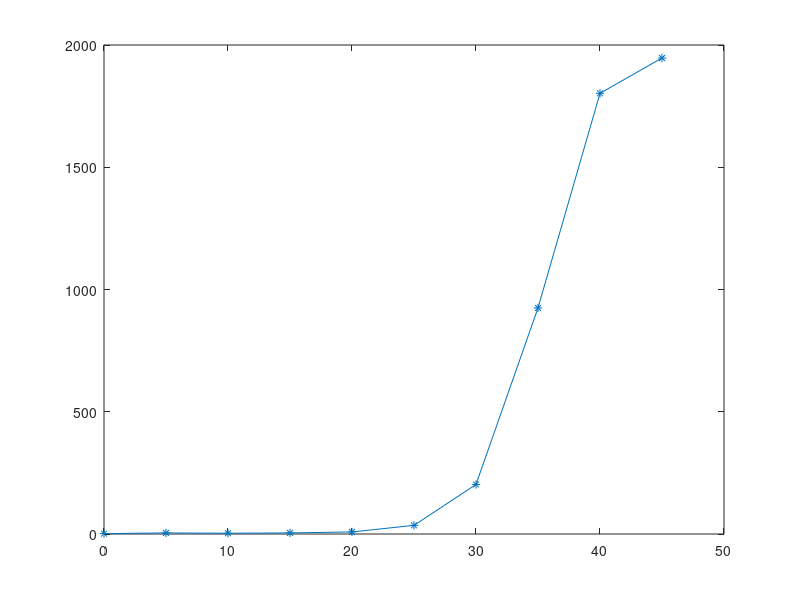
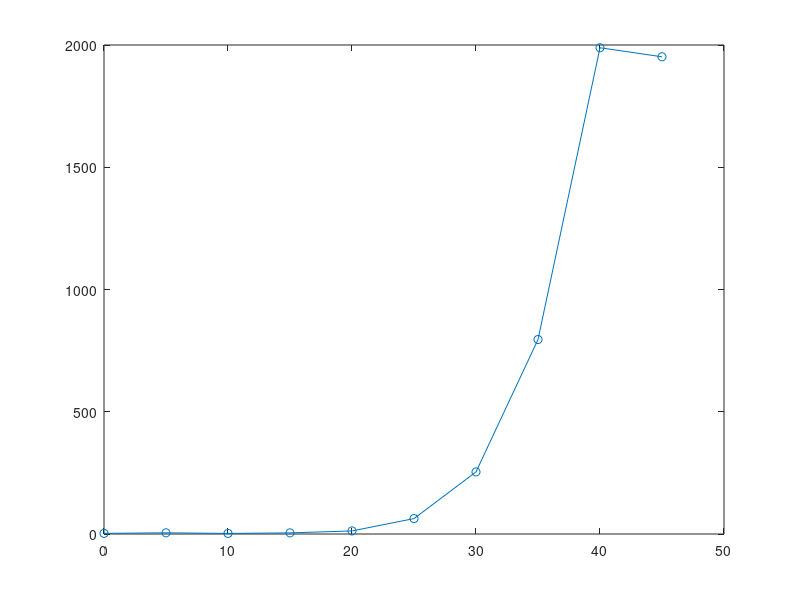
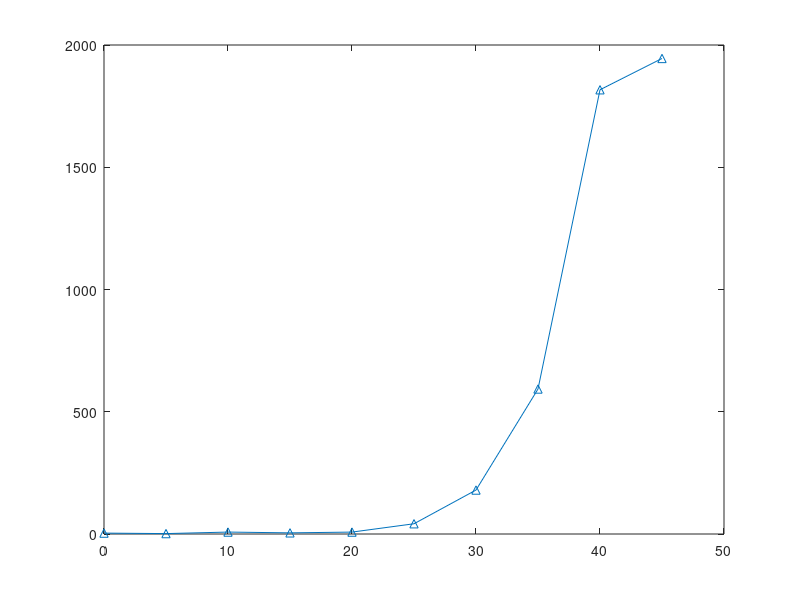
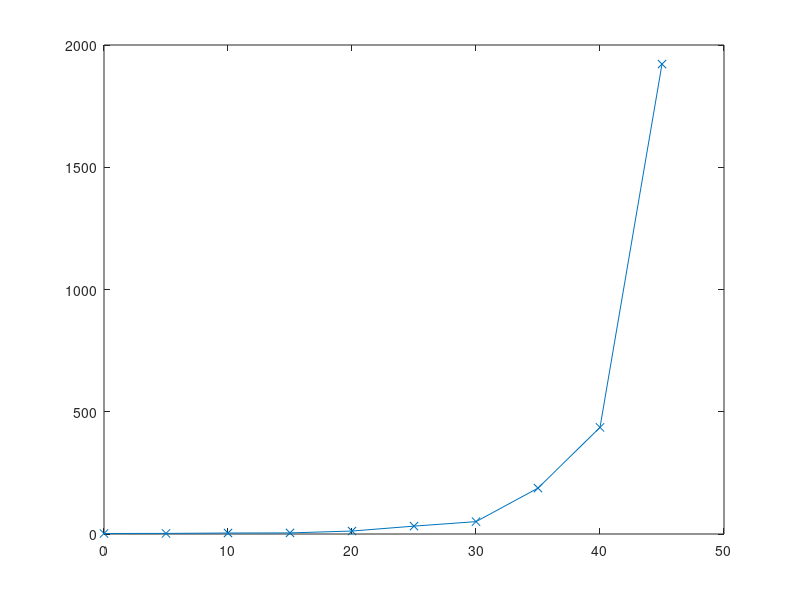

Here is the MATLAB script that generated these plots, in order:
%% DATA

close all

Xaxis = [0 5 10 15 20 25 30 35 40 45];

Adatat = [
1.9469e+03
1.8024e+03
924.7860
202.6205
35.3662
8.4470
4.4954
3.1889
4.3660
1.6048]';

Adatat = fliplr(Adatat);

Adatai = [
138.3000
99.6000
414.8000
339.8000
172.8000
124.9000
115.5000
114.6000
78.3000
45.3000]';

Adatai = fliplr(Adatai);

Bdatat = [
1.9518e+03
1.9888e+03
795.4580
253.9320
63.0361
12.5723
4.5566
2.3785
4.8358
2.6226]';

Bdatat = fliplr(Bdatat);

Bdatai = [  
139.3000
97.8000
417.7000
396.9000
180.6000
91.1000
104.7000
104
57.9000
73]';

Bdatai = fliplr(Bdatai);


Cdatat = [1.9449e+03
1.8169e+03
593.0030
179.7519
41.8708
7.8139
4.6988
7.8976
1.6663
3.6637]';

Cdatat = fliplr(Cdatat);

Cdatai = [
76.4000
627.1000
362.7000
419.5000
184.7000
148.1000
138.2000
249.5000
72.3000
132.5000]';

Cdatai = fliplr(Cdatai)


Ddatat = [2.1321 2.456 4.0442 4.5021 12.1196 32.2437 50.5501 187.665 436.073 1921.87];

Ddatai = [
421
231.5000
229.5000
134.2000
219.1000
188.3000
105.8000
114.7000
58.8000
55.5000]';

Ddatai = fliplr(Ddatai);


%% PLOTS

close all

%TIME
figure;
plot(Xaxis, Adatat,'-*')

figure;
plot(Xaxis, Bdatat, '-o')

figure;
plot(Xaxis, Cdatat, '-^')

figure;
plot(Xaxis, Ddatat, '-x')


%ITERATION
figure;
plot(Xaxis, Adatai,'-*')

figure;
plot(Xaxis, Bdatai, '-o')

figure;
plot(Xaxis, Cdatai, '-^')

figure;
plot(Xaxis, Ddatai, '-x')
%%
close all

figure;
plot(Xaxis, Adatat, '-b*', Xaxis, Bdatat, '-go', Xaxis, Cdatat, '-cx', Xaxis, Ddatat, '-m^')
legend('A-data', 'B-data', 'C-data', 'D-data')

figure;
plot(Xaxis, Adatai, '-b*', Xaxis, Bdatai, '-go', Xaxis, Cdatai, '-cx', Xaxis, Ddatai, '-m^')
legend('A-data', 'B-data', 'C-data', 'D-data')

